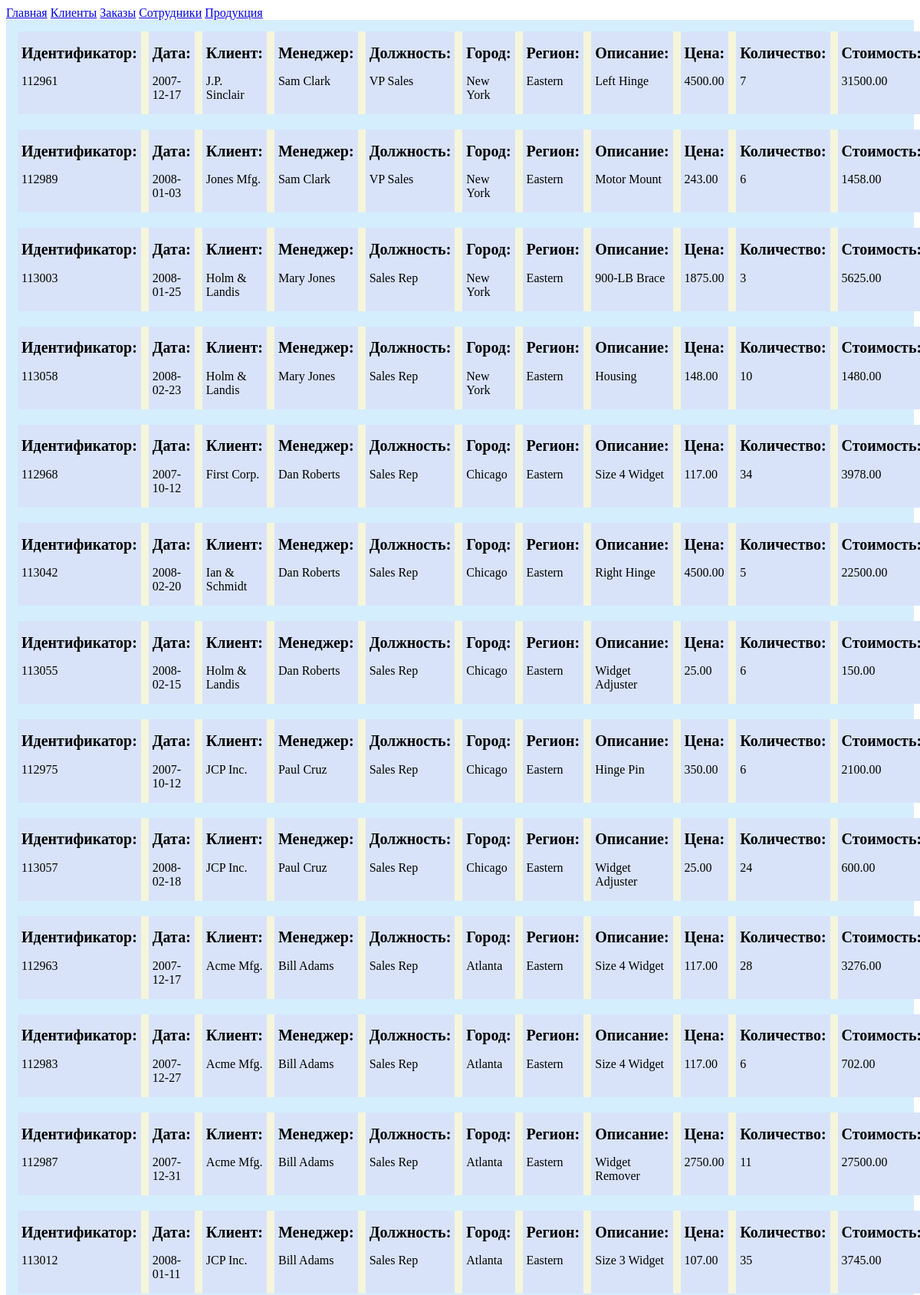
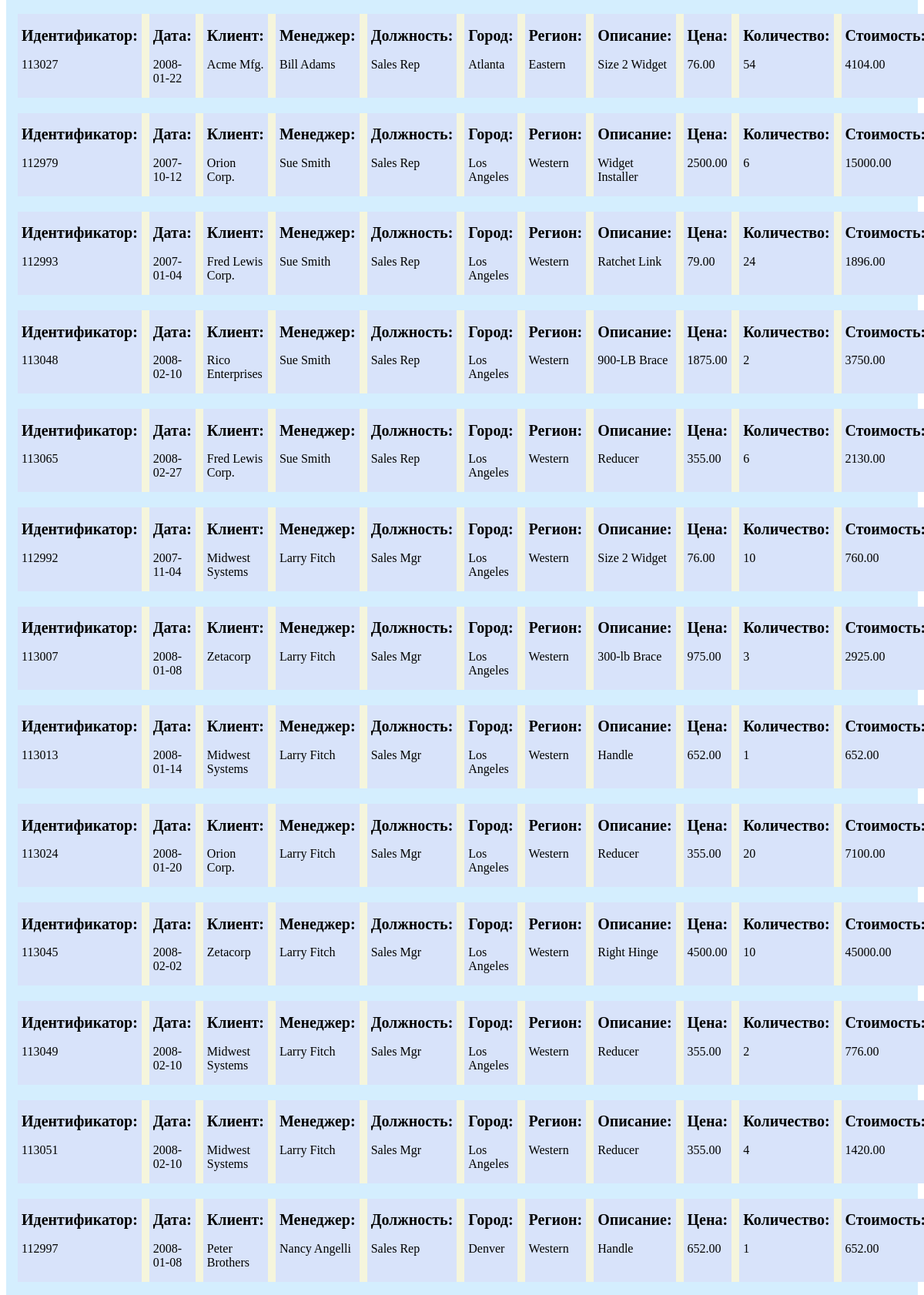
/orders.php (upper part), run on the app's committed database (2 pictures, top to bottom).
### tables this page shows
CREATE TABLE `orders` (
  `ORDER_NUM` int(11) NOT NULL,
  `ORDER_DATE` date NOT NULL,
  `CUST` int(11) NOT NULL,
  `REP` int(11) DEFAULT NULL,
  `MFR` char(3) NOT NULL,
  `PRODUCT` char(5) NOT NULL,
  `QTY` int(11) NOT NULL,
  `AMOUNT` decimal(9,2) NOT NULL
);

CREATE TABLE `customers` (
  `CUST_NUM` int(11) NOT NULL,
  `COMPANY` varchar(20) NOT NULL,
  `CUST_REP` int(11) DEFAULT NULL,
  `CREDIT_LIMIT` decimal(9,2) DEFAULT NULL
);

CREATE TABLE `salesreps` (
  `EMPL_NUM` int(11) NOT NULL,
  `NAME` varchar(15) NOT NULL,
  `AGE` int(11) DEFAULT NULL,
  `REP_OFFICE` int(11) DEFAULT NULL,
  `TITLE` varchar(10) DEFAULT NULL,
  `HIRE_DATE` date NOT NULL,
  `MANAGER` int(11) DEFAULT NULL,
  `QUOTA` decimal(9,2) DEFAULT NULL,
  `SALES` decimal(9,2) NOT NULL
);

CREATE TABLE `offices` (
  `OFFICE` int(11) NOT NULL,
  `CITY` varchar(15) NOT NULL,
  `REGION` varchar(10) NOT NULL,
  `MGR` int(11) DEFAULT NULL,
  `TARGET` decimal(9,2) DEFAULT NULL,
  `SALES` decimal(9,2) NOT NULL
);

CREATE TABLE `products` (
  `MFR_ID` char(3) NOT NULL,
  `PRODUCT_ID` char(5) NOT NULL,
  `DESCRIPTION` varchar(20) NOT NULL,
  `PRICE` decimal(9,2) NOT NULL,
  `QTY_ON_HAND` int(11) NOT NULL
);

### orders.php (the view, shortened to what this page needs)
<?php
$pdo = DBConnect::getConnection();
$query = "SELECT order_num, order_date, company, name as manager, title, city, region,
					description, price, qty, amount
					FROM orders, customers, salesreps, products, offices
					WHERE
					cust = cust_num
					AND
					rep = empl_num
					AND
					rep_office = office
					AND
					mfr = mfr_id
					AND
					product = product_id;";
$result = $pdo->query($query);
$orders = $result->fetchAll();
?>
<!doctype html>
<html lang="en">
<head>
	<link rel="stylesheet" href="style.css">
</head>
<body>
	<nav>
		<a href="/">Главная</a>
		<a href="customers.php">Клиенты</a>
		<a href="orders.php">Заказы</a>
		<a href="salesreps.php">Сотрудники</a>
		<a href="products.php">Продукция</a>
	</nav>
	<div class="orders">
		<?php foreach ($orders as $order):?>
			<div class="order">
				<div>
					<h2>Идентификатор:</h2>
					<p><?=$order['order_num']?></p>
				</div>
				<div>
					<h2>Дата:</h2>
					<p><?=$order['order_date']?></p>
				</div>
				<div>
					<h2>Клиент:</h2>
					<p><?=$order['company']?></p>
				</div>
				<div>
					<h2>Менеджер:</h2>
					<p><?=$order['manager']?></p>
				</div>
				<div>
					<h2>Должность:</h2>
					<p><?=$order['title']?></p>
				</div>
				<div>
					<h2>Город:</h2>
					<p><?=$order['city']?></p>
				</div>
				<div>
					<h2>Регион:</h2>
					<p><?=$order['region']?></p>
				</div>
				<div>
					<h2>Описание:</h2>
					<p><?=$order['description']?></p>
				</div>
				<div>
					<h2>Цена:</h2>
					<p><?=$order['price']?></p>
				</div>
				<div>
					<h2>Количество:</h2>
					<p><?=$order['qty']?></p>
				</div>
				<div>
					<h2>Стоимость:</h2>
					<p><?=$order['amount']?></p>
				</div>
			</div>
		<?php endforeach;?>
	</div>
</body>
</html>

### style.css (style rules this page uses)
.orders { max-width: 1600px; margin: auto; padding: 15px; background: #d4eefe; }
.order { margin-bottom: 20px; background-color: beige; display: flex; justify-content: space-evenly; gap: 10px; }
.order div { background-color: #d8e3fa; padding: 0 5px; }
.order div h2 { font-size: 20px; }

### data on the page
orders: ORDER_NUM "112961", ORDER_DATE "2007-12-17", CUST.COMPANY "J.P. Sinclair", REP.NAME "Sam Clark", REP.TITLE "VP Sales", offices.CITY "New York", offices.REGION "Eastern", products.DESCRIPTION "Left Hinge", products.PRICE "4500.00", QTY "7", AMOUNT "31500.00"
orders: ORDER_NUM "112989", ORDER_DATE "2008-01-03", CUST.COMPANY "Jones Mfg.", REP.NAME "Sam Clark", REP.TITLE "VP Sales", offices.CITY "New York", offices.REGION "Eastern", products.DESCRIPTION "Motor Mount", products.PRICE "243.00", QTY "6", AMOUNT "1458.00"
orders: ORDER_NUM "113003", ORDER_DATE "2008-01-25", CUST.COMPANY "Holm & Landis", REP.NAME "Mary Jones", REP.TITLE "Sales Rep", offices.CITY "New York", offices.REGION "Eastern", products.DESCRIPTION "900-LB Brace", products.PRICE "1875.00", QTY "3", AMOUNT "5625.00"
orders: ORDER_NUM "113058", ORDER_DATE "2008-02-23", CUST.COMPANY "Holm & Landis", REP.NAME "Mary Jones", REP.TITLE "Sales Rep", offices.CITY "New York", offices.REGION "Eastern", products.DESCRIPTION "Housing", products.PRICE "148.00", QTY "10", AMOUNT "1480.00"
orders: ORDER_NUM "112968", ORDER_DATE "2007-10-12", CUST.COMPANY "First Corp.", REP.NAME "Dan Roberts", REP.TITLE "Sales Rep", offices.CITY "Chicago", offices.REGION "Eastern", products.DESCRIPTION "Size 4 Widget", products.PRICE "117.00", QTY "34", AMOUNT "3978.00"
orders: ORDER_NUM "113042", ORDER_DATE "2008-02-20", CUST.COMPANY "Ian & Schmidt", REP.NAME "Dan Roberts", REP.TITLE "Sales Rep", offices.CITY "Chicago", offices.REGION "Eastern", products.DESCRIPTION "Right Hinge", products.PRICE "4500.00", QTY "5", AMOUNT "22500.00"
orders: ORDER_NUM "113055", ORDER_DATE "2008-02-15", CUST.COMPANY "Holm & Landis", REP.NAME "Dan Roberts", REP.TITLE "Sales Rep", offices.CITY "Chicago", offices.REGION "Eastern", products.DESCRIPTION "Widget Adjuster", products.PRICE "25.00", QTY "6", AMOUNT "150.00"
orders: ORDER_NUM "112975", ORDER_DATE "2007-10-12", CUST.COMPANY "JCP Inc.", REP.NAME "Paul Cruz", REP.TITLE "Sales Rep", offices.CITY "Chicago", offices.REGION "Eastern", products.DESCRIPTION "Hinge Pin", products.PRICE "350.00", QTY "6", AMOUNT "2100.00"
orders: ORDER_NUM "113057", ORDER_DATE "2008-02-18", CUST.COMPANY "JCP Inc.", REP.NAME "Paul Cruz", REP.TITLE "Sales Rep", offices.CITY "Chicago", offices.REGION "Eastern", products.DESCRIPTION "Widget Adjuster", products.PRICE "25.00", QTY "24", AMOUNT "600.00"
orders: ORDER_NUM "112963", ORDER_DATE "2007-12-17", CUST.COMPANY "Acme Mfg.", REP.NAME "Bill Adams", REP.TITLE "Sales Rep", offices.CITY "Atlanta", offices.REGION "Eastern", products.DESCRIPTION "Size 4 Widget", products.PRICE "117.00", QTY "28", AMOUNT "3276.00"
orders: ORDER_NUM "112983", ORDER_DATE "2007-12-27", CUST.COMPANY "Acme Mfg.", REP.NAME "Bill Adams", REP.TITLE "Sales Rep", offices.CITY "Atlanta", offices.REGION "Eastern", products.DESCRIPTION "Size 4 Widget", products.PRICE "117.00", QTY "6", AMOUNT "702.00"
orders: ORDER_NUM "112987", ORDER_DATE "2007-12-31", CUST.COMPANY "Acme Mfg.", REP.NAME "Bill Adams", REP.TITLE "Sales Rep", offices.CITY "Atlanta", offices.REGION "Eastern", products.DESCRIPTION "Widget Remover", products.PRICE "2750.00", QTY "11", AMOUNT "27500.00"
orders: ORDER_NUM "113012", ORDER_DATE "2008-01-11", CUST.COMPANY "JCP Inc.", REP.NAME "Bill Adams", REP.TITLE "Sales Rep", offices.CITY "Atlanta", offices.REGION "Eastern", products.DESCRIPTION "Size 3 Widget", products.PRICE "107.00", QTY "35", AMOUNT "3745.00"
orders: ORDER_NUM "113027", ORDER_DATE "2008-01-22", CUST.COMPANY "Acme Mfg.", REP.NAME "Bill Adams", REP.TITLE "Sales Rep", offices.CITY "Atlanta", offices.REGION "Eastern", products.DESCRIPTION "Size 2 Widget", products.PRICE "76.00", QTY "54", AMOUNT "4104.00"
orders: ORDER_NUM "112979", ORDER_DATE "2007-10-12", CUST.COMPANY "Orion Corp.", REP.NAME "Sue Smith", REP.TITLE "Sales Rep", offices.CITY "Los Angeles", offices.REGION "Western", products.DESCRIPTION "Widget Installer", products.PRICE "2500.00", QTY "6", AMOUNT "15000.00"
orders: ORDER_NUM "112993", ORDER_DATE "2007-01-04", CUST.COMPANY "Fred Lewis Corp.", REP.NAME "Sue Smith", REP.TITLE "Sales Rep", offices.CITY "Los Angeles", offices.REGION "Western", products.DESCRIPTION "Ratchet Link", products.PRICE "79.00", QTY "24", AMOUNT "1896.00"
orders: ORDER_NUM "113048", ORDER_DATE "2008-02-10", CUST.COMPANY "Rico Enterprises", REP.NAME "Sue Smith", REP.TITLE "Sales Rep", offices.CITY "Los Angeles", offices.REGION "Western", products.DESCRIPTION "900-LB Brace", products.PRICE "1875.00", QTY "2", AMOUNT "3750.00"
orders: ORDER_NUM "113065", ORDER_DATE "2008-02-27", CUST.COMPANY "Fred Lewis Corp.", REP.NAME "Sue Smith", REP.TITLE "Sales Rep", offices.CITY "Los Angeles", offices.REGION "Western", products.DESCRIPTION "Reducer", products.PRICE "355.00", QTY "6", AMOUNT "2130.00"
orders: ORDER_NUM "112992", ORDER_DATE "2007-11-04", CUST.COMPANY "Midwest Systems", REP.NAME "Larry Fitch", REP.TITLE "Sales Mgr", offices.CITY "Los Angeles", offices.REGION "Western", products.DESCRIPTION "Size 2 Widget", products.PRICE "76.00", QTY "10", AMOUNT "760.00"
orders: ORDER_NUM "113007", ORDER_DATE "2008-01-08", CUST.COMPANY "Zetacorp", REP.NAME "Larry Fitch", REP.TITLE "Sales Mgr", offices.CITY "Los Angeles", offices.REGION "Western", products.DESCRIPTION "300-lb Brace", products.PRICE "975.00", QTY "3", AMOUNT "2925.00"
orders: ORDER_NUM "113013", ORDER_DATE "2008-01-14", CUST.COMPANY "Midwest Systems", REP.NAME "Larry Fitch", REP.TITLE "Sales Mgr", offices.CITY "Los Angeles", offices.REGION "Western", products.DESCRIPTION "Handle", products.PRICE "652.00", QTY "1", AMOUNT "652.00"
orders: ORDER_NUM "113024", ORDER_DATE "2008-01-20", CUST.COMPANY "Orion Corp.", REP.NAME "Larry Fitch", REP.TITLE "Sales Mgr", offices.CITY "Los Angeles", offices.REGION "Western", products.DESCRIPTION "Reducer", products.PRICE "355.00", QTY "20", AMOUNT "7100.00"
orders: ORDER_NUM "113045", ORDER_DATE "2008-02-02", CUST.COMPANY "Zetacorp", REP.NAME "Larry Fitch", REP.TITLE "Sales Mgr", offices.CITY "Los Angeles", offices.REGION "Western", products.DESCRIPTION "Right Hinge", products.PRICE "4500.00", QTY "10", AMOUNT "45000.00"
orders: ORDER_NUM "113049", ORDER_DATE "2008-02-10", CUST.COMPANY "Midwest Systems", REP.NAME "Larry Fitch", REP.TITLE "Sales Mgr", offices.CITY "Los Angeles", offices.REGION "Western", products.DESCRIPTION "Reducer", products.PRICE "355.00", QTY "2", AMOUNT "776.00"
orders: ORDER_NUM "113051", ORDER_DATE "2008-02-10", CUST.COMPANY "Midwest Systems", REP.NAME "Larry Fitch", REP.TITLE "Sales Mgr", offices.CITY "Los Angeles", offices.REGION "Western", products.DESCRIPTION "Reducer", products.PRICE "355.00", QTY "4", AMOUNT "1420.00"
orders: ORDER_NUM "112997", ORDER_DATE "2008-01-08", CUST.COMPANY "Peter Brothers", REP.NAME "Nancy Angelli", REP.TITLE "Sales Rep", offices.CITY "Denver", offices.REGION "Western", products.DESCRIPTION "Handle", products.PRICE "652.00", QTY "1", AMOUNT "652.00"
